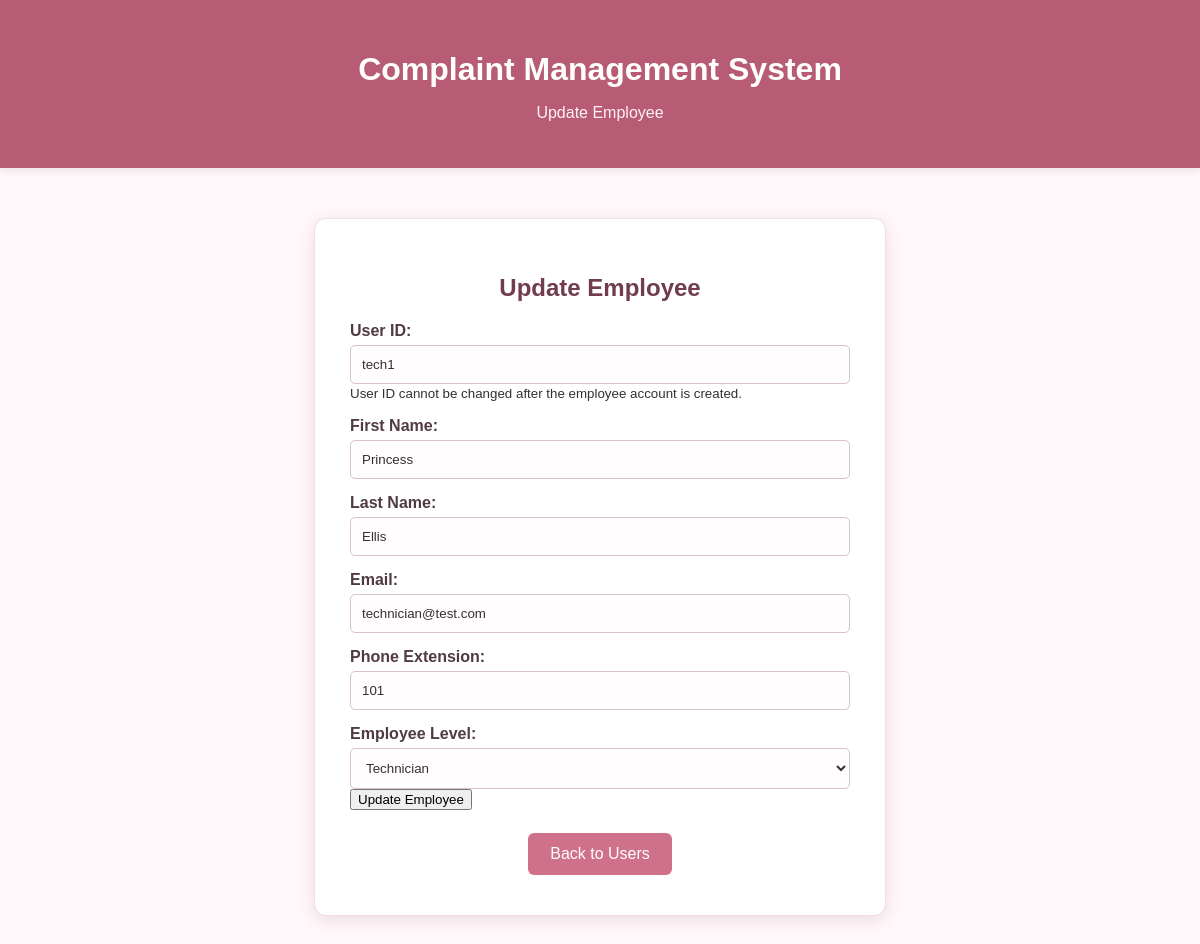
The page /view/admin_employee.php?id=2 (signed in) on the database its author committed.
### tables this page shows
CREATE TABLE `employees` (
  `EmployeeID` int(11) NOT NULL,
  `UserID` varchar(50) NOT NULL,
  `FirstName` varchar(50) NOT NULL,
  `LastName` varchar(50) NOT NULL,
  `Email` varchar(100) NOT NULL,
  `PhoneExtension` varchar(10) NOT NULL,
  `Password` varchar(255) NOT NULL,
  `Level` enum('Administrator','Technician') NOT NULL
);

### model/employee_db.php (called while the page is built, shortened)
<?php
require_once __DIR__ . '/employee.php';
class EmployeeDB
{
    public static function getEmployee($employeeId)
    {
        $db = new Database();
        $connection = $db->getConnection();
        $query = "SELECT * FROM employees
                  WHERE EmployeeID = ?";
        $stmt = mysqli_prepare($connection, $query);
        mysqli_stmt_bind_param(
            $stmt,
            "i",
            $employeeId
        );
        mysqli_stmt_execute($stmt);
        $result = mysqli_stmt_get_result($stmt);
        $row = mysqli_fetch_assoc($result);
        if ($row) {
            return self::makeEmployee($row);
        }
        return null;
    }
private static function makeEmployee($row)
{
    return new Employee(
        $row['EmployeeID'],
        $row['UserID'],
        $row['FirstName'],
        $row['LastName'],
        $row['Email'],
        $row['PhoneExtension'],
        $row['Password'],
        $row['Level']
    );
}
}
?>

### model/employee.php (called while the page is built, shortened)
<?php
class Employee
{
    private $userId;
    private $firstName;
    private $lastName;
    private $email;
    private $phoneExtension;
    private $level;
    public function __construct(
        $employeeId = null,
        $userId = '',
        $firstName = '',
        $lastName = '',
        $email = '',
        $phoneExtension = '',
        $password = '',
        $level = ''
    ) {
        $this->userId = $userId;
        $this->firstName = $firstName;
        $this->lastName = $lastName;
        $this->email = $email;
        $this->phoneExtension = $phoneExtension;
        $this->level = $level;
    }
    public function getUserId()
    {
        return $this->userId;
    }
    public function getFirstName()
    {
        return $this->firstName;
    }
    public function getLastName()
    {
        return $this->lastName;
    }
    public function getEmail()
    {
        return $this->email;
    }
    public function getPhoneExtension()
    {
        return $this->phoneExtension;
    }
    public function getLevel()
    {
        return $this->level;
    }
}
?>

### view/admin_employee.php (the view, shortened to what this page needs)
<?php
require_once __DIR__ . '/../model/employee_db.php';
$employee = null;
$editing = false;
if (isset($_GET['id'])) {
    $employeeId = (int) $_GET['id'];
    $employee = EmployeeDB::getEmployee($employeeId);
    if ($employee) {
        $editing = true;
    }
}
?>
<!DOCTYPE html>
<html lang="en">
<head>
    <link rel="stylesheet" href="../css/styles.css">
</head>
<body>
<header>
    <h1>Complaint Management System</h1>
    <p>
        <?php echo $editing ? 'Update Employee' : 'Add Employee'; ?>
    </p>
</header>
<main>
<section class="card">
    <h2>
        <?php echo $editing ? 'Update Employee' : 'Add Employee'; ?>
    </h2>
    <form
        action="../controller/employee_controller.php"
        method="post"
    >
        <label for="user_id">
            User ID:
        </label>
        <?php if ($editing) : ?>
            <input
                type="text"
                id="user_id"
                maxlength="50"
                value="<?php
                echo htmlspecialchars(
                    $employee->getUserId()
                );
                ?>"
                disabled
            >
            <small>
                User ID cannot be changed after the employee
                account is created.
            </small>
        <?php endif; ?>
        <label for="first_name">
            First Name:
        </label>
        <input
            type="text"
            id="first_name"
            name="first_name"
            maxlength="50"
            value="<?php
            echo $editing
                ? htmlspecialchars($employee->getFirstName())
                : '';
            ?>"
            required
        >
        <label for="last_name">
            Last Name:
        </label>
        <input
            type="text"
            id="last_name"
            name="last_name"
            maxlength="50"
            value="<?php
            echo $editing
                ? htmlspecialchars($employee->getLastName())
                : '';
            ?>"
            required
        >
        <label for="email">
            Email:
        </label>
        <input
            type="email"
            id="email"
            name="email"
            maxlength="100"
            value="<?php
            echo $editing
                ? htmlspecialchars($employee->getEmail())
                : '';
            ?>"
            required
        >
        <label for="phone_extension">
            Phone Extension:
        </label>
        <input
            type="text"
            id="phone_extension"
            name="phone_extension"
            maxlength="10"
            inputmode="numeric"
            value="<?php
            echo $editing
                ? htmlspecialchars(
                    $employee->getPhoneExtension()
                )
                : '';
            ?>"
            required
        >
        <label for="level">
            Employee Level:
        </label>
        <select
            id="level"
            name="level"
            required
        >
            <option
                value="Technician"
                <?php
                if (
                    $editing &&
                    $employee->getLevel() === 'Technician'
                ) {
                    echo 'selected';
                }
                ?>
            >
                Technician
            </option>
        </select>
        <button type="submit">
            <?php
            echo $editing
                ? 'Update Employee'
                : 'Add Employee';
            ?>
        </button>
    </form>
    <br>
    <a
        href="admin_users.php"
        class="button"
    >
        Back to Users
    </a>
</section>
</main>
</body>
</html>

### css/styles.css (style rules this page uses)
body { margin: 0; font-family: Arial, sans-serif; background-color: #fff7f9; color: #352f32; }
header { background-color: #b85c76; color: white; text-align: center; padding: 30px; box-shadow: 0 2px 8px rgba(90, 45, 60, 0.12); }
header h1 { margin-bottom: 5px; }
header p { color: #fff2f5; }
main { display: flex; justify-content: center; padding: 50px 20px; }
.card { background-color: white; padding: 35px; width: 500px; border-radius: 12px; box-shadow: 0 4px 16px rgba(120, 70, 85, 0.14); text-align: center; border: 1px solid #f3dce3; }
.card h2 { color: #713d4d; }
.button { display: inline-block; padding: 12px 22px; margin: 5px; background-color: #cf718b; color: white; text-decoration: none; border-radius: 6px; border: none; transition: background-color 0.2s ease; }
form { text-align: left; }
label { display: block; margin-top: 15px; font-weight: bold; color: #513b43; }
input, select, textarea { width: 100%; padding: 11px; margin-top: 5px; box-sizing: border-box; border: 1px solid #d9c3ca; border-radius: 5px; background-color: #fffdfd; color: #352f32; }

### rows shown on the page
employees: UserID "tech1", first_name "Princess", last_name "Ellis", email "technician@test.com", phone_extension "101", level "Technician"
